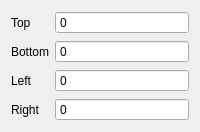
         <widget class="QWidget" name="tab_5">
          <attribute name="title">
           <string>Margins</string>
          </attribute>
          <layout class="QFormLayout" name="formLayout_2">
           <item row="0" column="0">
            <widget class="QLabel" name="label_16">
             <property name="text">
              <string>Top</string>
             </property>
            </widget>
           </item>
           <item row="0" column="1">
            <widget class="QSpinBox" name="sbMarginTop">
             <property name="sizePolicy">
              <sizepolicy hsizetype="Expanding" vsizetype="Fixed">
               <horstretch>0</horstretch>
               <verstretch>0</verstretch>
              </sizepolicy>
             </property>
             <property name="readOnly">
              <bool>false</bool>
             </property>
             <property name="buttonSymbols">
              <enum>QAbstractSpinBox::NoButtons</enum>
             </property>
             <property name="maximum">
              <number>300</number>
             </property>
            </widget>
           </item>
           <item row="1" column="0">
            <widget class="QLabel" name="label_17">
             <property name="text">
              <string>Bottom</string>
             </property>
            </widget>
           </item>
           <item row="1" column="1">
            <widget class="QSpinBox" name="sbMarginBottom">
             <property name="sizePolicy">
              <sizepolicy hsizetype="Expanding" vsizetype="Fixed">
               <horstretch>0</horstretch>
               <verstretch>0</verstretch>
              </sizepolicy>
             </property>
             <property name="readOnly">
              <bool>false</bool>
             </property>
             <property name="buttonSymbols">
              <enum>QAbstractSpinBox::NoButtons</enum>
             </property>
             <property name="maximum">
              <number>300</number>
             </property>
            </widget>
           </item>
           <item row="2" column="0">
            <widget class="QLabel" name="label_18">
             <property name="text">
              <string>Left</string>
             </property>
            </widget>
           </item>
           <item row="2" column="1">
            <widget class="QSpinBox" name="sbMarginLeft">
             <property name="sizePolicy">
              <sizepolicy hsizetype="Expanding" vsizetype="Fixed">
               <horstretch>0</horstretch>
               <verstretch>0</verstretch>
              </sizepolicy>
             </property>
             <property name="readOnly">
              <bool>false</bool>
             </property>
             <property name="buttonSymbols">
              <enum>QAbstractSpinBox::NoButtons</enum>
             </property>
             <property name="maximum">
              <number>300</number>
             </property>
            </widget>
           </item>
           <item row="3" column="0">
            <widget class="QLabel" name="label_19">
             <property name="text">
              <string>Right</string>
             </property>
            </widget>
           </item>
           <item row="3" column="1">
            <widget class="QSpinBox" name="sbMarginRight">
             <property name="sizePolicy">
              <sizepolicy hsizetype="Expanding" vsizetype="Fixed">
               <horstretch>0</horstretch>
               <verstretch>0</verstretch>
              </sizepolicy>
             </property>
             <property name="readOnly">
              <bool>false</bool>
             </property>
             <property name="buttonSymbols">
              <enum>QAbstractSpinBox::NoButtons</enum>
             </property>
             <property name="maximum">
              <number>300</number>
             </property>
            </widget>
           </item>
          </layout>
         </widget>
